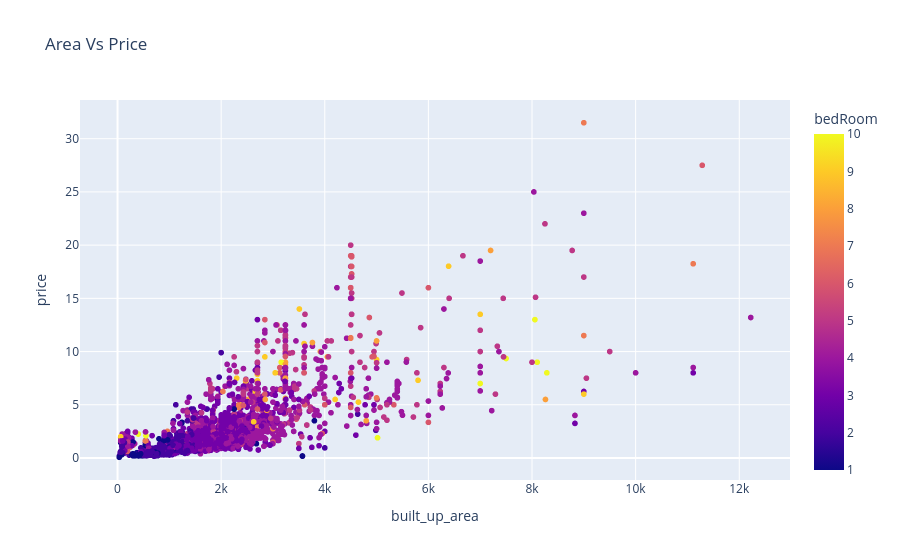

Source (notebook cell):
### Code cell
fig = px.scatter(df, x="built_up_area", y="price", color="bedRoom", title="Area Vs Price")

# Show the plot
fig.show()

### Figure 1 — Plotly figure (JSON) as saved in the notebook; plotly's stock layout.template omitted (floating-point values rounded to 4 significant figures; data arrays with more than 128 entries replaced by an {"elided": "..."} marker saying what was removed)
{"data": [{"hovertemplate": "built_up_area=%{x}<br>price=%{y}<br>bedRoom=%{marker.color}<extra></extra>", "legendgroup": "", "marker": {"color": {"elided": "3624 int values"}, "coloraxis": "coloraxis", "symbol": "circle"}, "mode": "markers", "name": "", "showlegend": false, "type": "scattergl", "x": {"elided": "3624 float values"}, "xaxis": "x", "y": {"elided": "3624 float values"}, "yaxis": "y"}], "layout": {"coloraxis": {"colorbar": {"title": {"text": "bedRoom"}}, "colorscale": [[0, "#0d0887"], [0.1111, "#46039f"], [0.2222, "#7201a8"], [0.3333, "#9c179e"], [0.4444, "#bd3786"], [0.5556, "#d8576b"], [0.6667, "#ed7953"], [0.7778, "#fb9f3a"], [0.8889, "#fdca26"], [1, "#f0f921"]]}, "legend": {"tracegroupgap": 0}, "title": {"text": "Area Vs Price"}, "xaxis": {"anchor": "y", "domain": [0, 1], "title": {"text": "built_up_area"}}, "yaxis": {"anchor": "x", "domain": [0, 1], "title": {"text": "price"}}}}
